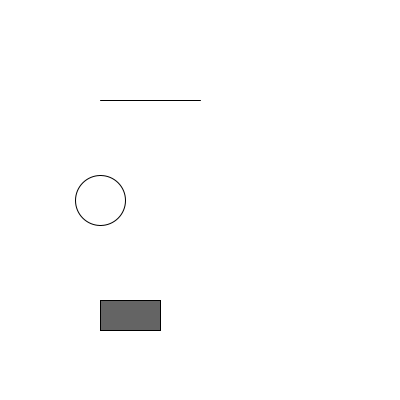
Frame 1 (no input)
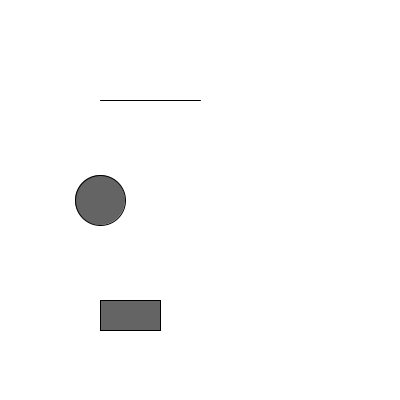
Frame 60 (the mouse pressed at the canvas centre just before this capture)
Frame 120 (the mouse held since frame 60 and released just before this capture): identical to frame 60, image omitted

The Processing sketch that drew these frames (run headless with seeded random() and noise(); from frame 60 on, the mouse is pressed at the canvas centre):

// Processing sketch: circle_no_variables
// ── circle_no_variables.pde
void setup() {
  size(400, 400);
}

void draw() {
  background(255);
  ellipse(100, 200, 50, 50);
  fill(100);
  rect(100, 300, 60, 30);
  line(100, 100, 200, 100);
}
